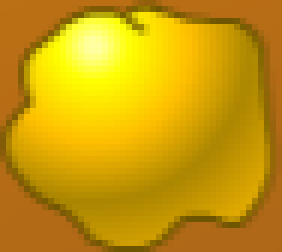
#> input picture smallgold.png, 47 x 42 px (shown 6 times larger)
$ python convert.py
#> lines starting #> are read from the running program, lines starting #| are printed output that depends on the picture
from cv2 import cv2
import numpy as np
from matplotlib import pyplot as plt

img_rgb = cv2.imread('smallgold.png')
#> img_rgb is the input picture: shape (42, 47, 3); mean B, G, R 9.7, 154.7, 201.8
img_gray = cv2.cvtColor(img_rgb, cv2.COLOR_BGR2GRAY)
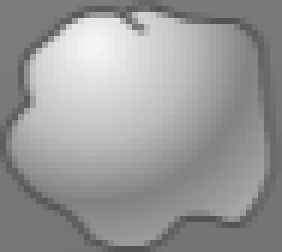
#> img_gray: shape (42, 47) (shown 6 times larger); min 83, max 244, mean 152.2

cv2.imwrite('smallgoldgray.png', img_gray)

$ run again, with gold.png copied over smallgold.png
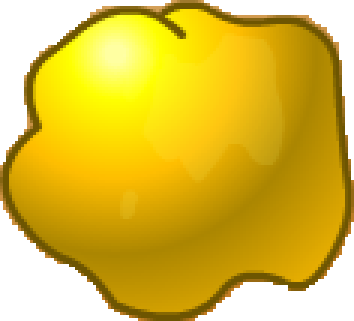
#> input picture gold.png, 118 x 107 px (shown 3 times larger)
#> img_rgb is the input picture: shape (107, 118, 3); mean B, G, R 61.8, 189.2, 219.4
#> `img_gray = cv2.cvtColor(img_rgb, cv2.COLOR_BGR2GRAY)`:
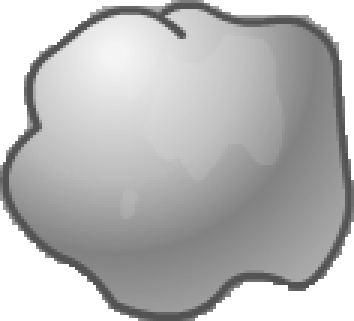
#> img_gray: shape (107, 118) (shown 3 times larger); min 83, max 255, mean 183.7
